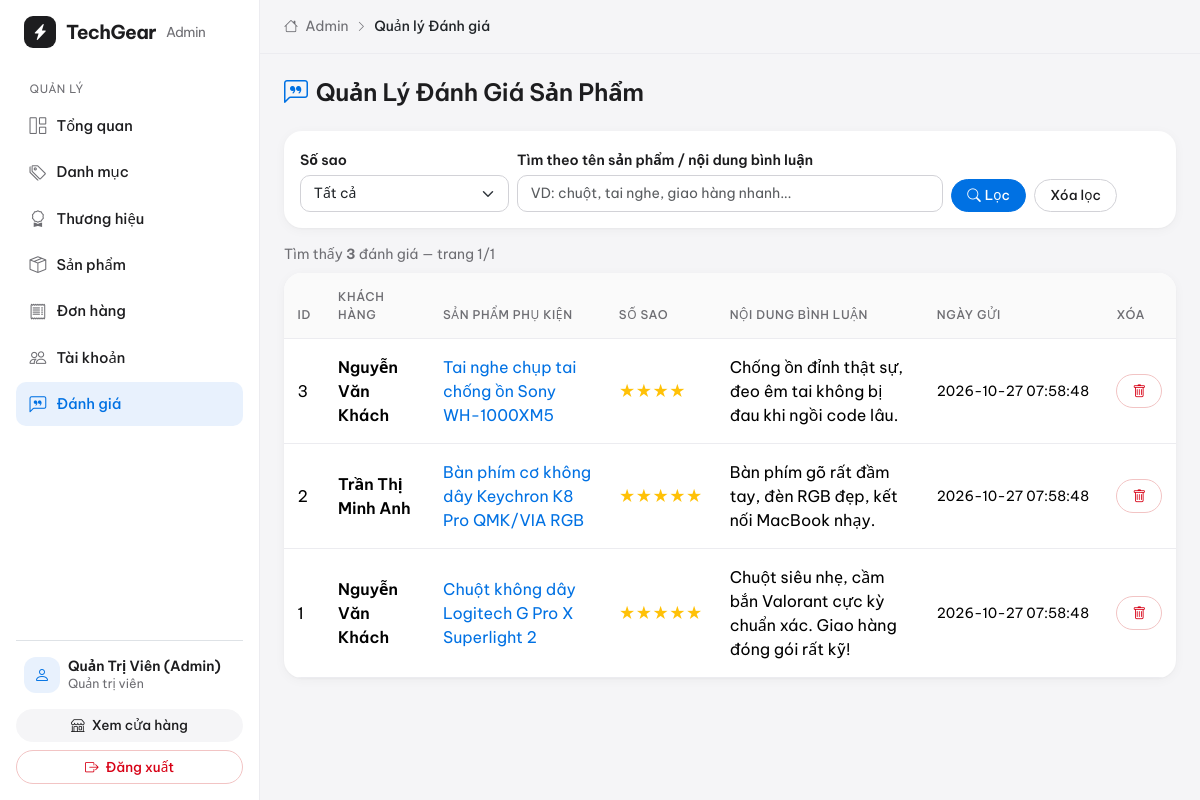
Screenshot of /admin/reviews.php (signed in) with the database file from the repository.
### tables this page shows
CREATE TABLE `reviews` (
  `id` INT AUTO_INCREMENT PRIMARY KEY,
  `user_id` INT NOT NULL,
  `product_id` INT NOT NULL,
  `rating` TINYINT NOT NULL DEFAULT 5,
  `comment` TEXT NOT NULL,
  `created_at` TIMESTAMP DEFAULT CURRENT_TIMESTAMP,
  FOREIGN KEY (`user_id`) REFERENCES `users`(`id`) ON DELETE CASCADE,
  FOREIGN KEY (`product_id`) REFERENCES `products`(`id`) ON DELETE CASCADE
);

CREATE TABLE `users` (
  `id` INT AUTO_INCREMENT PRIMARY KEY,
  `fullname` VARCHAR(100) NOT NULL,
  `email` VARCHAR(100) NOT NULL UNIQUE,
  `password` VARCHAR(255) NOT NULL,
  `phone` VARCHAR(20) DEFAULT NULL,
  `address` VARCHAR(255) DEFAULT NULL,
  `role` ENUM('user', 'admin') DEFAULT 'user',
  `status` TINYINT(1) DEFAULT 1 COMMENT '1: Hoạt động, 0: Khóa',
  `created_at` TIMESTAMP DEFAULT CURRENT_TIMESTAMP
);

CREATE TABLE `products` (
  `id` INT AUTO_INCREMENT PRIMARY KEY,
  `category_id` INT NOT NULL,
  `brand_id` INT DEFAULT NULL,
  `name` VARCHAR(200) NOT NULL,
  `price` DECIMAL(12,0) NOT NULL,
  `sale_price` DECIMAL(12,0) DEFAULT NULL,
  `stock` INT DEFAULT 20,
  `thumbnail` VARCHAR(255) NOT NULL,
  `specifications` TEXT DEFAULT NULL COMMENT 'Thông số kỹ thuật tóm tắt',
  `description` LONGTEXT DEFAULT NULL COMMENT 'Nội dung chi tiết soạn bằng CKEditor',
  `is_featured` TINYINT(1) DEFAULT 0,
  `views` INT DEFAULT 0,
  `created_at` TIMESTAMP DEFAULT CURRENT_TIMESTAMP,
  FOREIGN KEY (`category_id`) REFERENCES `categories`(`id`) ON DELETE CASCADE,
  FOREIGN KEY (`brand_id`) REFERENCES `brands`(`id`) ON DELETE SET NULL
);

### admin/reviews.php (the view, shortened to what this page needs)
<?php
require_once __DIR__ . '/../config/db.php';
$keyword = trim($_GET['q'] ?? '');
$page = max(1, (int)($_GET['page'] ?? 1));
$per_page = 10;
$where = [];
$params = [];
$where_sql = $where ? 'WHERE ' . implode(' AND ', $where) : '';
$count_stmt = $pdo->prepare("
    SELECT COUNT(*)
    FROM reviews r
    JOIN users u ON r.user_id = u.id
    JOIN products p ON r.product_id = p.id
    $where_sql
");
$count_stmt->execute($params);
$total = (int)$count_stmt->fetchColumn();
$total_pages = max(1, (int)ceil($total / $per_page));
$page = min($page, $total_pages);
$offset = ($page - 1) * $per_page;
$stmt = $pdo->prepare("
    SELECT r.*, u.fullname, p.name AS product_name
    FROM reviews r
    JOIN users u ON r.user_id = u.id
    JOIN products p ON r.product_id = p.id
    $where_sql
    ORDER BY r.id DESC
    LIMIT $per_page OFFSET $offset
");
$stmt->execute($params);
$reviews = $stmt->fetchAll();
$page_title = 'Quản lý Đánh giá';
require_once __DIR__ . '/includes/header.php';
?>
<h4 class="fw-bold mb-4"><i class="bi bi-chat-left-quote text-primary me-2"></i>Quản Lý Đánh Giá Sản Phẩm</h4>
<form method="GET" class="card border-0 shadow-sm rounded-4 p-3 mb-3">
    <div class="row g-2 align-items-end">
        <div class="col-md-3">
            <label class="form-label small fw-semibold mb-1">Số sao</label>
            <select name="rating" class="form-select form-select-sm">
                <option value="0">Tất cả</option>
            </select>
        </div>
        <div class="col-md-6">
            <label class="form-label small fw-semibold mb-1">Tìm theo tên sản phẩm / nội dung bình luận</label>
            <input type="text" name="q" value="<?= htmlspecialchars($keyword) ?>" class="form-control form-control-sm" placeholder="VD: chuột, tai nghe, giao hàng nhanh...">
        </div>
        <div class="col-md-3 d-flex gap-2">
            <button type="submit" class="btn btn-sm btn-primary"><i class="bi bi-search me-1"></i>Lọc</button>
            <a href="reviews.php" class="btn btn-sm btn-outline-secondary">Xóa lọc</a>
        </div>
    </div>
</form>
<p class="small text-muted mb-2">Tìm thấy <strong><?= $total ?></strong> đánh giá — trang <?= $page ?>/<?= $total_pages ?></p>
<div class="card border-0 shadow-sm rounded-4 overflow-hidden">
    <div class="table-responsive">
        <table class="table align-middle mb-0">
            <thead class="table-light">
                <tr>
                    <th>ID</th>
                    <th>Khách hàng</th>
                    <th>Sản phẩm phụ kiện</th>
                    <th>Số sao</th>
                    <th>Nội dung bình luận</th>
                    <th>Ngày gửi</th>
                    <th>Xóa</th>
                </tr>
            </thead>
            <tbody>
                <?php foreach ($reviews as $r): ?>
                    <tr>
                        <td><?= $r['id'] ?></td>
                        <td class="fw-bold"><?= htmlspecialchars($r['fullname']) ?></td>
                        <td>
                            <a href="../product_detail.php?id=<?= $r['product_id'] ?>" target="_blank" class="text-decoration-none">
                                <?= htmlspecialchars($r['product_name']) ?>
                            </a>
                        </td>
                        <td class="text-warning text-nowrap"><?= str_repeat('★', (int)$r['rating']) ?></td>
                        <td><?= htmlspecialchars($r['comment']) ?></td>
                        <td class="small text-nowrap"><?= $r['created_at'] ?></td>
                        <td>
                            <form method="POST" class="d-inline" onsubmit="return confirm('Xóa bình luận này?')">
                                <button type="submit" class="btn btn-sm btn-outline-danger"><i class="bi bi-trash"></i></button>
                            </form>
                        </td>
                    </tr>
                <?php endforeach; ?>
            </tbody>
        </table>
    </div>
</div>
<?php require_once __DIR__ . '/includes/footer.php'; ?>

### admin/includes/header.php (shortened to what this page needs)
<?php
$current_page = basename($_SERVER['PHP_SELF']);
$admin_menu = [
    ['index.php',      'bi-grid-1x2',        'Tổng quan'],
    ['categories.php', 'bi-tags',            'Danh mục'],
    ['brands.php',     'bi-award',           'Thương hiệu'],
    ['products.php',   'bi-box-seam',        'Sản phẩm'],
    ['orders.php',     'bi-receipt',         'Đơn hàng'],
    ['users.php',      'bi-people',          'Tài khoản'],
    ['reviews.php',    'bi-chat-left-quote', 'Đánh giá'],
];
?>
<!DOCTYPE html>
<html lang="vi">
<head>
    <link href="https://cdn.jsdelivr.net/npm/bootstrap@5.3.2/dist/css/bootstrap.min.css" rel="stylesheet">
    <link href="https://cdn.jsdelivr.net/npm/bootstrap-icons@1.11.3/font/bootstrap-icons.min.css" rel="stylesheet">
    <link href="../assets/css/style.css" rel="stylesheet">
</head>
<body>
<div class="d-flex">
    <aside class="admin-sidebar p-3 d-flex flex-column flex-shrink-0">
        <a href="index.php" class="brand-logo text-decoration-none px-2 mb-3">
            <span class="brand-mark"><i class="bi bi-lightning-charge-fill"></i></span>
            TechGear <span class="text-muted fw-normal" style="font-size: .85rem;">Admin</span>
        </a>
        <div class="nav-section">Quản lý</div>
        <ul class="nav flex-column mb-auto">
            <?php foreach ($admin_menu as $item): ?>
                <?php
                $is_active = $current_page === $item[0]
                    || ($item[0] === 'products.php' && $current_page === 'product_form.php')
                    || ($item[0] === 'orders.php' && $current_page === 'order_detail.php');
                ?>
                <li>
                    <a href="<?= $item[0] ?>" class="nav-link <?= $is_active ? 'active' : '' ?>">
                        <i class="bi <?= $item[1] ?>"></i> <?= $item[2] ?>
                    </a>
                </li>
            <?php endforeach; ?>
        </ul>
        <div class="border-top pt-3 mt-3">
            <div class="d-flex align-items-center gap-2 px-2 mb-3">
                <div class="stat-icon soft-blue mb-0" style="width: 36px; height: 36px; font-size: 1rem;">
                    <i class="bi bi-person"></i>
                </div>
                <div class="small lh-sm">
                    <div class="fw-semibold"><?= htmlspecialchars($_SESSION['user']['fullname']) ?></div>
                    <div class="text-muted" style="font-size: .78rem;">Quản trị viên</div>
                </div>
            </div>
            <a href="../index.php" class="btn btn-light btn-sm w-100 mb-2">
                <i class="bi bi-shop me-1"></i> Xem cửa hàng
            </a>
            <a href="../logout.php" class="btn btn-outline-danger btn-sm w-100">
                <i class="bi bi-box-arrow-right me-1"></i> Đăng xuất
            </a>
        </div>
    </aside>
    <main class="admin-main flex-grow-1">
        <div class="admin-topbar px-4 py-3 d-flex justify-content-between align-items-center">
            <div class="text-muted small">
                <i class="bi bi-house me-1"></i> Admin <i class="bi bi-chevron-right mx-1" style="font-size: .7rem;"></i>
                <span class="text-dark fw-medium"><?= htmlspecialchars($page_title ?? 'Tổng quan') ?></span>
            </div>
        </div>
        <div class="p-4">

### admin/includes/footer.php (shortened to what this page needs)
        </div>
    </main>
</div>
</body>
</html>

### assets/css/style.css (style rules this page uses)
:root { --tg-bg: #f5f5f7; --tg-surface: #ffffff; --tg-text: #1d1d1f; --tg-muted: #6e6e73; --tg-accent: #0071e3; --tg-accent-hover: #0077ed; --tg-orange: #bf4800; --tg-border: #d2d2d7; --tg-border-soft: #ececf0; --tg-radius: 18px; --tg-shadow: 0 2px 12px rgba(0, 0, 0, 0.04), 0 1px 2px rgba(0, 0, 0, 0.03); --tg-shadow-hover: 0 18px 40px rgba(0, 0, 0, 0.10); }
body { background: var(--tg-bg); color: var(--tg-text); font-family: 'Be Vietnam Pro', 'Segoe UI', system-ui, -apple-system, sans-serif; -webkit-font-smoothing: antialiased; letter-spacing: 0; }
h1, h2, h3, h4, h5, h6 { color: var(--tg-text); font-weight: 700; letter-spacing: -0.01em; }
.fw-bold { font-weight: 600 !important; }
.text-muted, .text-secondary { color: var(--tg-muted) !important; }
.text-primary { color: var(--tg-accent) !important; }
a { color: var(--tg-accent); }
.brand-logo { display: flex; align-items: center; gap: 10px; font-weight: 700; font-size: 1.2rem; color: var(--tg-text) !important; letter-spacing: -0.03em; }
.brand-mark { width: 32px; height: 32px; border-radius: 9px; background: var(--tg-text); color: #fff; display: inline-flex; align-items: center; justify-content: center; font-size: 1rem; }
.btn { border-radius: 999px; font-weight: 500; padding: 0.55rem 1.3rem; transition: all 0.2s ease; }
.btn-sm { padding: 0.35rem 0.95rem; font-size: 0.85rem; }
.btn-primary { background: var(--tg-accent); border-color: var(--tg-accent); }
.btn-light { background: var(--tg-bg); border-color: var(--tg-bg) !important; color: var(--tg-text); }
.btn-outline-secondary { color: var(--tg-text); border-color: var(--tg-border); }
.btn-outline-danger { border-color: #f2c4c4; color: #d70015; }
.card { border: none !important; border-radius: var(--tg-radius) !important; box-shadow: var(--tg-shadow) !important; background: var(--tg-surface); }
.rounded-4 { border-radius: var(--tg-radius) !important; }
.shadow-sm { box-shadow: var(--tg-shadow) !important; }
.form-label { font-weight: 500; font-size: 0.88rem; color: var(--tg-text); }
.form-control, .form-select { border-radius: 12px; border: 1px solid var(--tg-border); padding: 0.65rem 1rem; font-size: 0.95rem; }
.form-control-sm, .form-select-sm { border-radius: 10px; padding: 0.45rem 0.8rem; font-size: 0.875rem; }
.table { --bs-table-bg: transparent; margin-bottom: 0; }
.table thead th, .table-light th { background: #fafafa !important; color: var(--tg-muted); font-weight: 500; font-size: 0.75rem; text-transform: uppercase; letter-spacing: 0.05em; border-bottom: 1px solid var(--tg-border-soft) !important; padding: 0.9rem 0.85rem; }
.table td { border-color: var(--tg-border-soft); padding: 1rem 0.85rem; }
.admin-sidebar { width: 260px; height: 100vh; position: sticky; top: 0; background: var(--tg-surface); border-right: 1px solid var(--tg-border-soft); overflow-y: auto; }
.admin-sidebar .nav-section { font-size: 0.72rem; text-transform: uppercase; letter-spacing: 0.06em; color: var(--tg-muted); padding: 1rem 0.85rem 0.4rem; }
.admin-sidebar .nav-link { color: var(--tg-text); border-radius: 10px; padding: 0.6rem 0.85rem; margin-bottom: 2px; font-size: 0.92rem; font-weight: 500; display: flex; align-items: center; gap: 10px; }
.admin-sidebar .nav-link i { font-size: 1.05rem; color: var(--tg-muted); }
.admin-sidebar .nav-link.active { background: #e8f1fd; color: var(--tg-accent); }
.admin-sidebar .nav-link.active i { color: var(--tg-accent); }
.admin-main { min-width: 0; }
.admin-topbar { background: rgba(245, 245, 247, 0.85); backdrop-filter: blur(16px); -webkit-backdrop-filter: blur(16px); position: sticky; top: 0; z-index: 10; border-bottom: 1px solid var(--tg-border-soft); }
.stat-icon { width: 44px; height: 44px; border-radius: 12px; display: inline-flex; align-items: center; justify-content: center; font-size: 1.25rem; margin-bottom: 0.9rem; }
.soft-blue { background: #e8f1fd; color: var(--tg-accent); }
:root { --ease-apple: cubic-bezier(0.28, 0.11, 0.32, 1); --tg-link-dark: #2997ff; }
html { scroll-behavior: smooth; }

### rows the page displays
reviews: id "3", user.fullname "Nguyễn Văn Khách", product.name "Tai nghe chụp tai chống ồn Sony WH-1000XM5", rating "★★★★", comment "Chống ồn đỉnh thật sự, đeo êm tai không bị đau khi ngồi code lâu.", created_at "2026-10-27 07:58:48"
reviews: id "2", user.fullname "Trần Thị Minh Anh", product.name "Bàn phím cơ không dây Keychron K8 Pro QMK/VIA RGB", rating "★★★★★", comment "Bàn phím gõ rất đầm tay, đèn RGB đẹp, kết nối MacBook nhạy.", created_at "2026-10-27 07:58:48"
reviews: id "1", user.fullname "Nguyễn Văn Khách", product.name "Chuột không dây Logitech G Pro X Superlight 2", rating "★★★★★", comment "Chuột siêu nhẹ, cầm bắn Valorant cực kỳ chuẩn xác. Giao hàng đóng gói rất kỹ!", created_at "2026-10-27 07:58:48"

### other values shown
$item[2] "Tổng quan"
$item[2] "Danh mục"
$item[2] "Thương hiệu"
$item[2] "Sản phẩm"
$item[2] "Đơn hàng"
$item[2] "Tài khoản"
$item[2] "Đánh giá"
$_SESSION['user']['fullname'] "Quản Trị Viên (Admin)"
$page_title "Quản lý Đánh giá"
$total "3"
$page "1"
$total_pages "1"
